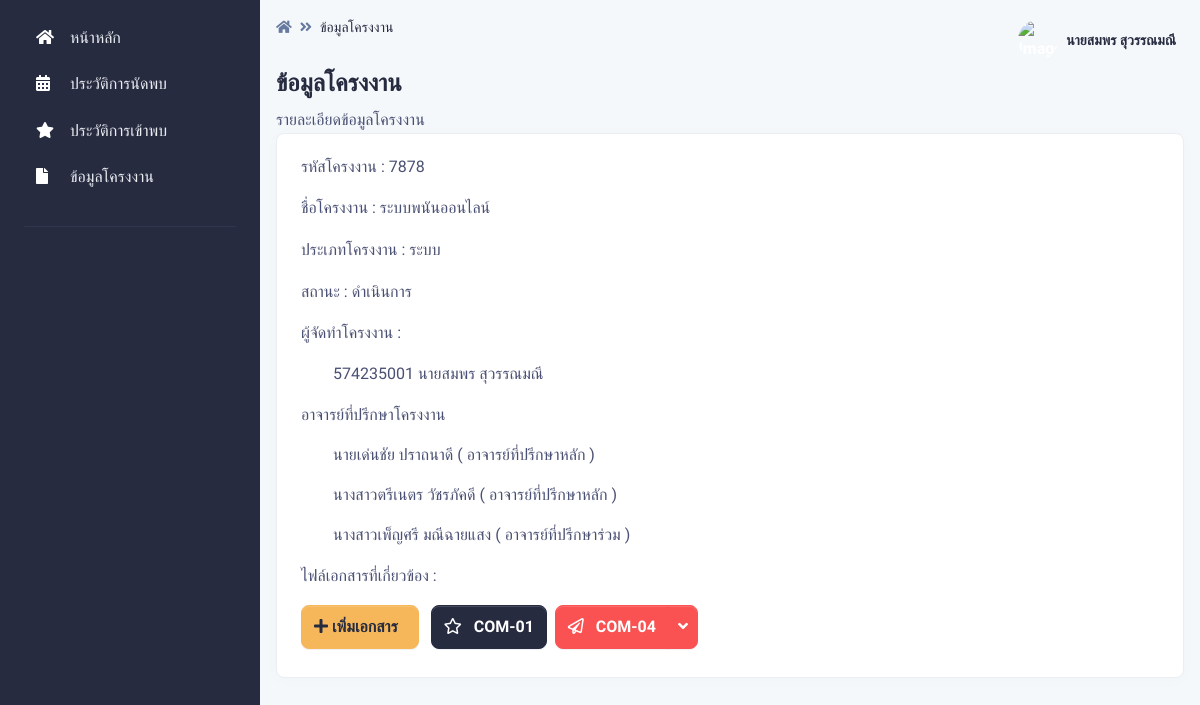
/pages/project_detail/index.php (signed in), run on the app's committed database.
### tables this page shows
CREATE TABLE `project` (
  `project_id` int(15) NOT NULL,
  `project_name` varchar(255) NOT NULL,
  `project_type` int(2) NOT NULL,
  `project_status` int(2) NOT NULL DEFAULT 1
);

CREATE TABLE `project_type` (
  `project_type_id` int(2) NOT NULL,
  `project_type_name` varchar(255) NOT NULL
);

CREATE TABLE `project_status` (
  `project_status_id` int(2) NOT NULL,
  `project_status_name` varchar(255) NOT NULL,
  `project_status_class` varchar(255) NOT NULL
);

CREATE TABLE `project_has_student` (
  `phs_key` int(50) NOT NULL,
  `phs_project_id` int(15) NOT NULL,
  `phs_student_id` int(15) NOT NULL
);

CREATE TABLE `student` (
  `student_id` int(15) NOT NULL,
  `student_name` varchar(255) NOT NULL,
  `student_major` int(2) NOT NULL,
  `student_phone` varchar(15) NOT NULL DEFAULT '0000000000',
  `student_email` varchar(255) NOT NULL,
  `student_password` varchar(255) NOT NULL,
  `student_photo` varchar(255) NOT NULL DEFAULT 'https://i.ibb.co/BVcPqGJ/profile-picture-2qq.jpg',
  `student_type` int(2) NOT NULL DEFAULT 1
);

CREATE TABLE `project_has_adviser` (
  `pha_key` int(50) NOT NULL,
  `pha_project_id` int(15) NOT NULL,
  `pha_teacher_id` int(15) NOT NULL,
  `pha_type` int(2) NOT NULL
);

CREATE TABLE `teacher` (
  `teacher_id` int(10) NOT NULL,
  `teacher_name` varchar(255) NOT NULL,
  `teacher_email` varchar(255) NOT NULL,
  `teacher_password` varchar(255) NOT NULL,
  `teacher_photo` varchar(255) NOT NULL DEFAULT 'https://i.ibb.co/HFB65Yz/asa.png',
  `teacher_type` int(1) NOT NULL DEFAULT 1
);

CREATE TABLE `filee` (
  `file_id` int(255) NOT NULL,
  `project_id` int(255) NOT NULL,
  `file_type` int(255) NOT NULL,
  `file_link` varchar(255) NOT NULL,
  `file_apporve` int(2) NOT NULL DEFAULT 1
);

CREATE TABLE `file_type` (
  `file_type_id` int(11) NOT NULL,
  `file_type_name` varchar(255) NOT NULL,
  `file_type_icon` varchar(255) NOT NULL
);

### pages/project_detail/index.php (the view, shortened to what this page needs)
<?php
if (!$_SESSION["UserID"]){
	  Header("Location: ../../login.php");
}else{?>
<?php include '../../conn.php';?>
<!DOCTYPE html>
<html lang="en">
<head>
    <link type="text/css" href="../../vendor/@fortawesome/fontawesome-free/css/all.min.css" rel="stylesheet">
    <link type="text/css" href="../../vendor/notyf/notyf.min.css" rel="stylesheet">
    <link type="text/css" href="../../css/volt.css" rel="stylesheet">
</head>
<body>
    <?php include '../menu_stu.php';?>
    <main class="content">
        <nav class="navbar navbar-top navbar-expand navbar-dashboard navbar-dark pl-0 pr-2 pb-0">
            <div class="container-fluid px-0">
                <div class="d-flex justify-content-between w-100" id="navbarSupportedContent">
                    <div class="d-flex">
                        <nav aria-label="breadcrumb">
                        <ol class="breadcrumb breadcrumb-dark breadcrumb-transparent">
                                <li class="breadcrumb-item"><a href="../student_index"><span class="fas fa-home"></span></a></li>
                                <li class="breadcrumb-item active" aria-current="page">ข้อมูลโครงงาน</li>
                            </ol>
                        </nav>
                    </div>
                    <?php include '../navbar.php';?>
                </div>
            </div>
        </nav>
        <div class="py-0">
            <div class="d-flex justify-content-between w-100 flex-wrap">
                <div class="mb-3 mb-lg-0">
                    <h1 class="h4">ข้อมูลโครงงาน</h1>
                    <p class="mb-0">รายละเอียดข้อมูลโครงงาน
                    </p>
                </div>
            </div>
        </div>
        <div class="card border-light shadow-sm mb-4">
            <div class="card-body">
            <?php
           $id_ptojrct =$_SESSION["ProjectID"];
					$sql = "SELECT
                    project.project_id,
                    project.project_name,
                    project_type.project_type_name,
                    project_status.project_status_name
                    FROM
                    project
                    INNER JOIN project_type ON project.project_type = project_type.project_type_id
                    INNER JOIN project_status ON project.project_status = project_status.project_status_id
                    WHERE
                    project.project_id = '$id_ptojrct'";
					$result = $con->query($sql);
					if ($result->num_rows > 0) {
						while($row = $result->fetch_assoc()) {
                            echo '<p>รหัสโครงงาน : ' . $row["project_id"].'</p>
                <p>ชื่อโครงงาน : ' . $row["project_name"].'</p>
                <p>ประเภทโครงงาน : ' . $row["project_type_name"].'</p>
                <p>สถานะ : ' . $row["project_status_name"].'</p>';
            }
            }
            ?>
            <p>ผู้จัดทำโครงงาน : </p>
            <?php
           include '../../conn.php';
           $id_ptojrct =$_SESSION["ProjectID"];
					$sql = "SELECT
                    project_has_student.*,
                    project_has_student.phs_student_id,
                    student.*
                FROM
                    project_has_student
                    INNER JOIN
                    student
                    ON
                        project_has_student.phs_student_id = student.student_id
                    WHERE
                    project_has_student.phs_project_id ='$id_ptojrct'";
					$result = $con->query($sql);
					if ($result->num_rows > 0) {
						while($row = $result->fetch_assoc()) {
                            echo '<ul>' . $row["student_id"].' ' . $row["student_name"].'</ul>';
            }
            }
            ?>
<p>อาจารย์ที่ปรึกษาโครงงาน</p>
<?php
           include '../../conn.php';
           $id_ptojrct =$_SESSION["ProjectID"];
					$sql = "SELECT
	project_has_adviser.pha_project_id,
	project_has_adviser.pha_teacher_id,
	teacher.teacher_name,
	project_has_adviser.pha_type
FROM
	project_has_adviser
	INNER JOIN
	teacher
	ON
		project_has_adviser.pha_teacher_id = teacher.teacher_id
WHERE
	project_has_adviser.pha_project_id = '$id_ptojrct'
ORDER BY
	project_has_adviser.pha_type ASC";
					$result = $con->query($sql);
					if ($result->num_rows > 0) {
						while($row = $result->fetch_assoc()) {
                            echo '<ul>' . $row["teacher_name"].'   ';
                            if ($row["pha_type"]==1) {
                               echo "( อาจารย์ที่ปรึกษาหลัก )";
                            }
                            if ($row["pha_type"]==2) {
                                echo "( อาจารย์ที่ปรึกษาร่วม )";
                             }
                           echo' </ul>';
                        }
                        }else{
                            echo "<ul>ไม่มีรายชื่ออาจารย์ที่ปรึกษาโครงงาน</ul>";
                        }
                        ?>
                <p>ไฟล์เอกสารที่เกี่ยวข้อง : </p>
                <div class="btn-group mr-2 mb-2">
<a class="btn btn-warning" type="button" href="file_add.php"><span class="fas fa-plus mr-2"> เพิ่มเอกสาร</a>
</div>
                <?php
           include '../../conn.php';
           $id_ptojrct =$_SESSION["ProjectID"];
					$sql = "SELECT
                    filee.file_id,
                    filee.project_id,
                    file_type.file_type_name,
                    filee.file_link,
                    file_type.file_type_icon,
                    filee.file_apporve
                    FROM
                    filee
                    INNER JOIN file_type ON filee.file_type = file_type.file_type_id
                    WHERE
                    filee.project_id = '$id_ptojrct'
                    ORDER BY
                    filee.file_apporve DESC ";
					$result = $con->query($sql);
					if ($result->num_rows > 0) {
						while($row = $result->fetch_assoc()) {
if ($row["file_apporve"]==1) {
    echo '<div class="btn-group mr-2 mb-2">
    <a href="' . $row["file_link"].'" type="button" class="btn btn-danger"><span class="' . $row["file_type_icon"].' mr-2"></span> ' . $row["file_type_name"].'</a>
    <button type="button" class="btn btn-danger dropdown-toggle dropdown-toggle-split" data-toggle="dropdown" aria-haspopup="true" aria-expanded="false">
        <span class="fas fa-angle-down dropdown-arrow"></span>
        <span class="sr-only">Toggle Dropdown</span>
    </button>
    <div class="dropdown-menu">
        <a class="dropdown-item" href="file_edit.php?act=edit&ID=' . $row["file_id"].'"><span class="fas fa-edit mr-2"></span>แก้ไขไฟล์</a>
        <a class="dropdown-item" href="file_del.php?act=edit&ID=' . $row["file_id"].'"><span class="fas fa-trash-alt mr-2"></span>ลบ</a>
    </div>
</div>';
} else {
    echo '<div class="btn-group mr-2 mb-2">
    <a href="' . $row["file_link"].'" type="button" class="btn btn-primary"><span class="' . $row["file_type_icon"].' mr-2"></span> ' . $row["file_type_name"].'</a>
</div>';
}
                        }
                        }
                        ?>
                </div>
        </div>
    </main>
</body>
</html>
<?php }?>

### data on the page
project: project_id "7878", project_name "ระบบพนันออนไลน์", project_type.project_type_name "ระบบ", project_status.project_status_name "ดำเนินการ"
project_has_student: phs_student.student_id "574235001", phs_student.student_name "นายสมพร สุวรรณมณี"
project_has_adviser: pha_teacher.teacher_name "นายเด่นชัย ปราถนาดี", pha_type "( อาจารย์ที่ปรึกษาหลัก )"
project_has_adviser: pha_teacher.teacher_name "นางสาวตรีเนตร วัชรภัคดี", pha_type "( อาจารย์ที่ปรึกษาหลัก )"
project_has_adviser: pha_teacher.teacher_name "นางสาวเพ็ญศรี มณีฉายแสง", pha_type "( อาจารย์ที่ปรึกษาร่วม )"
filee: file_type.file_type_name "COM-01"
filee: file_type.file_type_name "COM-04"

### other printed values
$_SESSION["User"] "นายสมพร สุวรรณมณี"
